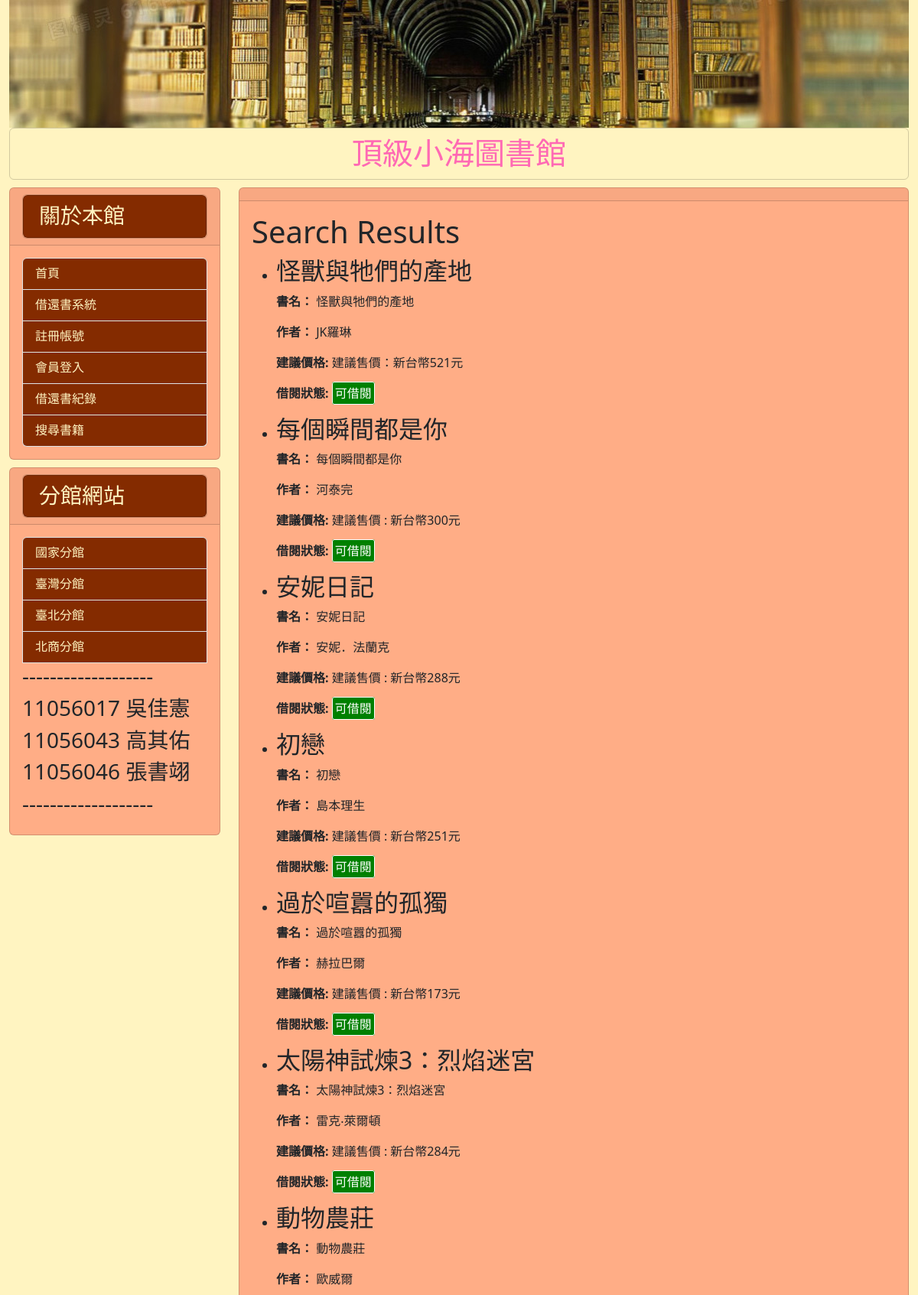
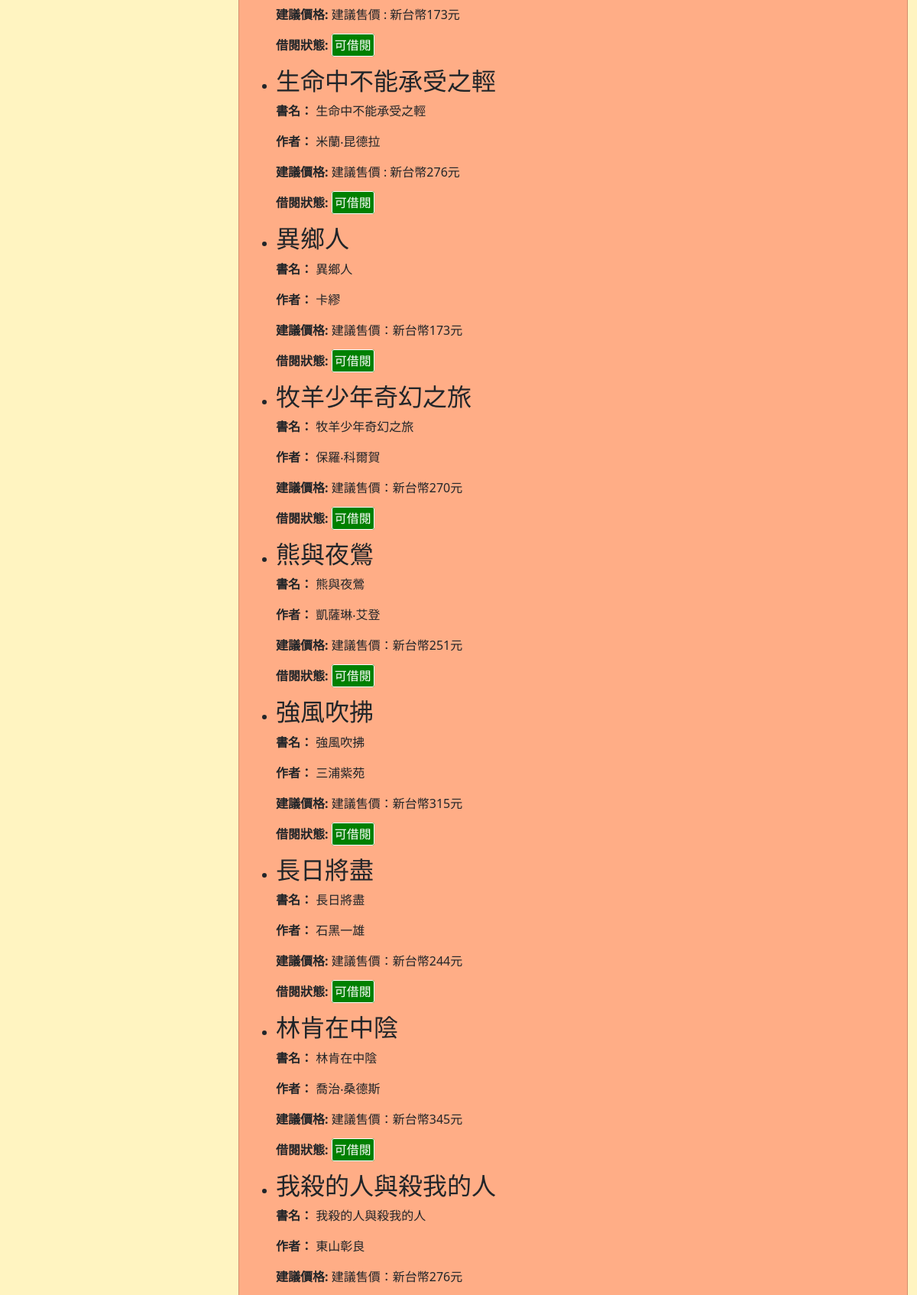
The page /book_search/ (upper part) on the database its author committed (2 pictures, top to bottom).
### mysite/models.py (models this page shows, shortened)
class Post(models.Model):
    title = models.CharField(max_length=50)
    write = models.CharField(max_length=50, default="不詳")
    slug = models.CharField(max_length=200)
    bookstype=[("一般書籍","一般書籍"),("教學用書","教學用書")]
    category = models.CharField(max_length=20, choices=bookstype, default="一般書籍")
    intro = models.TextField(default="", blank=True)
    photolink = models.TextField(default="", blank=True)
    body = models.TextField()
    isBorrow = models.BooleanField(_("外借中"), default=False)
    pub_date = models.DateTimeField(auto_now_add=True)
    tags = models.ManyToManyField('Tag', blank=True)
    @property
    def formatted_is_borrow(self):
        if self.isBorrow:
            print(f'{self.title} is borrowed')
            return '<span style="color: white; background-color: red; border: 1px solid white; padding: 3px; border-radius: 3px;">外借中</span>'
        else:
            print(f'{self.title} is available for borrowing')
            return '<span style="color: white; background-color: green; border: 1px solid white;padding: 3px; border-radius: 3px;">可借閱</span>'
    formatted_is_borrow.fget.short_description = "外借狀態"
    class Meta:
        ordering = ("-pub_date",)

### mysite/views.py (the view)
# urls.py: path('book_search/', mv.book_search, name='book_search'),
def book_search(request):
    query = request.GET.get('query', '')
    posts = Post.objects.filter(title__icontains=query)
    context = {'posts': posts, 'query': query}
    return render(request, 'book_search.html', context)

### mytest/templates/book_search.html (shortened to what this page needs)
{% extends 'base.html' %}
{% block content %}
  <h1>Search Results</h1>
  {% if posts %}
    <ul>
      {% for post in posts %}
        <li>
          <h2>{{ post.title }}</h2>
          <p><strong>書名：</strong> {{ post.title }}</p>
          <p><strong>作者：</strong> {{ post.write }}</p>
          <p><strong>建議價格:</strong> {{ post.intro }}</p>
          <p><strong>借閱狀態:</strong> {{ post.formatted_is_borrow|safe }}</p>
        </li>
      {% endfor %}
    </ul>
  {% else %}
    <p>No results found for "{{ query }}"</p>
  {% endif %}
{% endblock %}

### rows shown on the page
Post: title "怪獸與牠們的產地", write "JK羅琳", intro "建議售價：新台幣521元", formatted_is_borrow "可借閱"
Post: title "每個瞬間都是你", write "河泰完", intro "建議售價 : 新台幣300元", formatted_is_borrow "可借閱"
Post: title "安妮日記", write "安妮．法蘭克", intro "建議售價 : 新台幣288元", formatted_is_borrow "可借閱"
Post: title "初戀", write "島本理生", intro "建議售價 : 新台幣251元", formatted_is_borrow "可借閱"
Post: title "過於喧囂的孤獨", write "赫拉巴爾", intro "建議售價 : 新台幣173元", formatted_is_borrow "可借閱"
Post: title "太陽神試煉3：烈焰迷宮", write "雷克‧萊爾頓", intro "建議售價 : 新台幣284元", formatted_is_borrow "可借閱"
Post: title "動物農莊", write "歐威爾", intro "建議售價 : 新台幣173元", formatted_is_borrow "可借閱"
Post: title "生命中不能承受之輕", write "米蘭‧昆德拉", intro "建議售價 : 新台幣276元", formatted_is_borrow "可借閱"
Post: title "異鄉人", write "卡繆", intro "建議售價：新台幣173元", formatted_is_borrow "可借閱"
Post: title "牧羊少年奇幻之旅", write "保羅‧科爾賀", intro "建議售價：新台幣270元", formatted_is_borrow "可借閱"
Post: title "熊與夜鶯", write "凱薩琳‧艾登", intro "建議售價：新台幣251元", formatted_is_borrow "可借閱"
Post: title "強風吹拂", write "三浦紫苑", intro "建議售價：新台幣315元", formatted_is_borrow "可借閱"
Post: title "長日將盡", write "石黑一雄", intro "建議售價：新台幣244元", formatted_is_borrow "可借閱"
Post: title "林肯在中陰", write "喬治‧桑德斯", intro "建議售價：新台幣345元", formatted_is_borrow "可借閱"
Post: title "我殺的人與殺我的人", write "東山彰良", intro "建議售價：新台幣276元"
